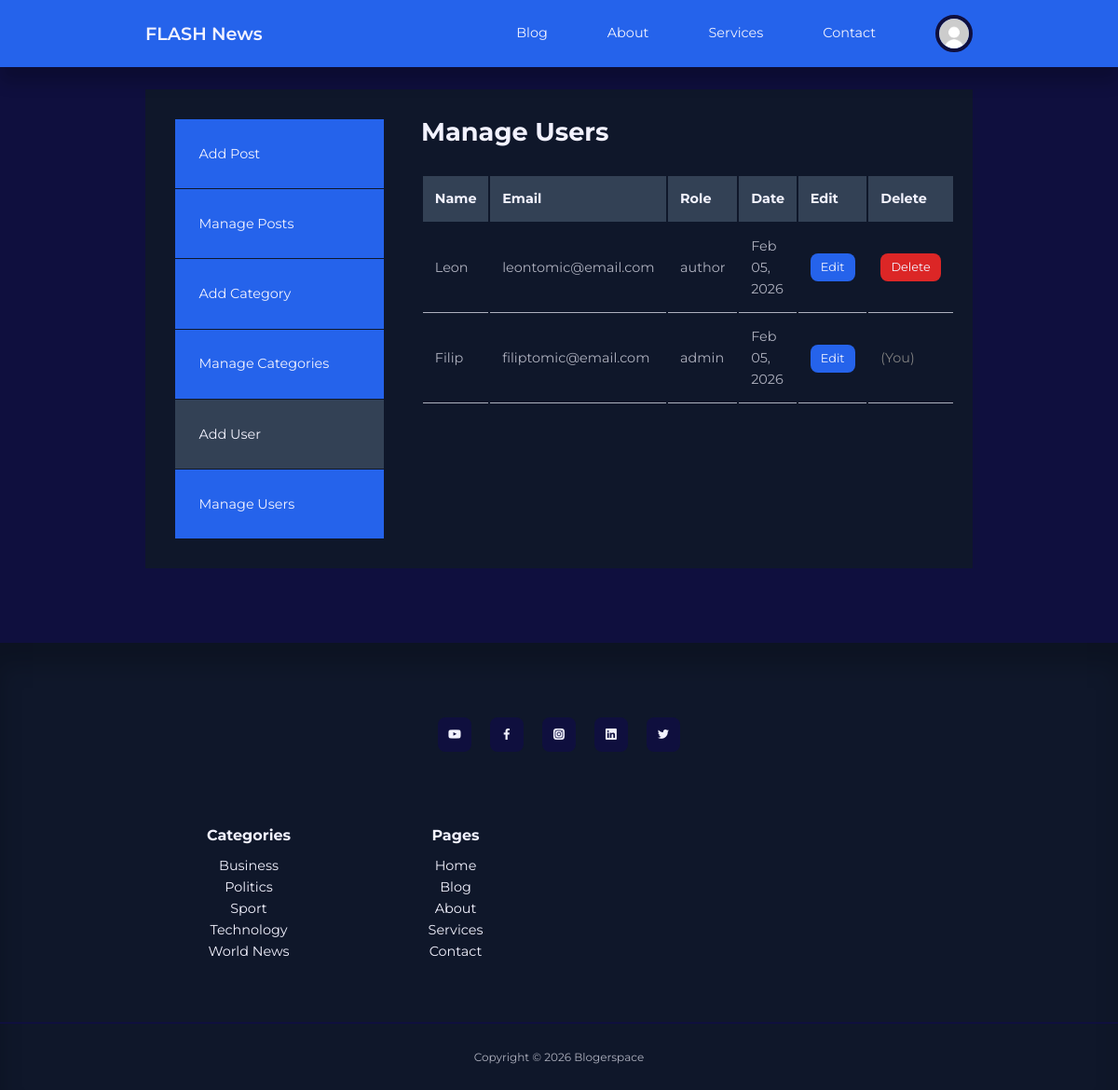
Page /admin/manage-users.php (signed in) on the committed database.
### tables this page shows
CREATE TABLE `users` (
  `id` int(11) NOT NULL,
  `name` varchar(100) NOT NULL,
  `email` varchar(190) NOT NULL,
  `password_hash` varchar(255) NOT NULL,
  `role` enum('admin','author') NOT NULL DEFAULT 'author',
  `bio` text DEFAULT NULL,
  `created_at` timestamp NOT NULL DEFAULT current_timestamp()
);

CREATE TABLE `categories` (
  `id` int(11) NOT NULL,
  `name` varchar(80) NOT NULL,
  `slug` varchar(120) NOT NULL,
  `created_at` timestamp NOT NULL DEFAULT current_timestamp()
);

### includes/functions.php (called while the page is built, shortened)
<?php
function e(string $s): string {
  return htmlspecialchars($s, ENT_QUOTES, 'UTF-8');
}

### admin/manage-users.php (the view, shortened to what this page needs)
<?php
require __DIR__ . "/../includes/db.php";
require __DIR__ . "/../includes/functions.php";
require __DIR__ . "/../includes/header.php";
$users = $pdo->query("SELECT id, name, email, role, created_at FROM users ORDER BY created_at DESC")->fetchAll();
?>
<section class="dashboard">
    <div class="container dashboard__container">
        <aside>
            <ul>
                <li><a href="add-post.php">Add Post</a></li>
                <li><a href="dashboard.php">Manage Posts</a></li>
                <li><a href="add-category.php">Add Category</a></li>
                <li><a href="manage-categories.php">Manage Categories</a></li>
                <li><a href="add-user.php" class="active">Add User</a></li>
                <li><a href="manage-users.php">Manage Users</a></li>
            </ul>
        </aside>
        <main>
            <h2>Manage Users</h2>
            <table>
                <thead>
                    <tr>
                        <th>Name</th>
                        <th>Email</th>
                        <th>Role</th>
                        <th>Date</th>
                        <th>Edit</th>
                        <th>Delete</th>
                    </tr>
                </thead>
                <tbody>
                    <?php foreach ($users as $user): ?>
                        <tr>
                            <td><?= e($user['name']) ?></td>
                            <td><?= e($user['email']) ?></td>
                            <td><?= e($user['role']) ?></td>
                            <td><?= date("M d, Y", strtotime($user['created_at'])) ?></td>
                            <td>
                                <a href="edit-user.php?id=<?= $user['id'] ?>" class="btn sm">Edit</a>
                            </td>
                            <td>
                                <?php if ($_SESSION['user']['id'] != $user['id']): ?>
                                    <a href="delete-user.php?id=<?= $user['id'] ?>" class="btn sm danger">Delete</a>
                                <?php else: ?>
                                    <span style="color: gray;">(You)</span>
                                <?php endif; ?>
                            </td>
                        </tr>
                    <?php endforeach; ?>
                </tbody>
            </table>
        </main>
    </div>
</section>
<?php require __DIR__ . "/../includes/footer.php"; ?>

### includes/footer.php
<?php
require_once __DIR__ . "/db.php";
$stmt = $pdo->query("SELECT name, slug FROM categories ORDER BY name ASC");
$footer_categories = $stmt->fetchAll();
$footer_pages = [
    ["label" => "Home",     "href" => "/blog/index.php"],
    ["label" => "Blog",     "href" => "/blog/blog.php"],
    ["label" => "About",    "href" => "/blog/about.php"],
    ["label" => "Services", "href" => "/blog/services.php"],
    ["label" => "Contact",  "href" => "/blog/contact.php"],
];
?>
<footer>
    <div class="footer__socials">
        <a href="https://youtube.com/" target="_blank"><i class="uil uil-youtube"></i></a>
        <a href="https://facebook.com/" target="_blank"><i class="uil uil-facebook-f"></i></a>
        <a href="https://instagram.com/" target="_blank"><i class="uil uil-instagram-alt"></i></a>
        <a href="https://linkedin.com/" target="_blank"><i class="uil uil-linkedin"></i></a>
        <a href="https://twitter.com/" target="_blank"><i class="uil uil-twitter"></i></a>
    </div>
    <div class="container footer__container">
        <article>
            <h4>Categories</h4>
            <ul>
                <?php if (!empty($footer_categories)): ?>
                    <?php foreach ($footer_categories as $cat): ?>
                        <li>
                            <a href="/blog/category-posts.php?slug=<?= e($cat['slug']) ?>">
                                <?= e($cat['name']) ?>
                            </a>
                        </li>
                    <?php endforeach; ?>
                <?php else: ?>
                    <li><a href="/blog/blog.php">No categories yet</a></li>
                <?php endif; ?>
            </ul>
        </article>
        <article>
            <h4>Pages</h4>
            <ul>
                <?php foreach ($footer_pages as $p): ?>
                    <li><a href="<?= e($p['href']) ?>"><?= e($p['label']) ?></a></li>
                <?php endforeach; ?>
            </ul>
        </article>
    </div>
    <div class="footer__copyright">
        <small>Copyright &copy; <?= date("Y") ?> Blogerspace</small>
    </div>
</footer>

### style.css (style rules this page uses)
:root { --color-primary: #2563eb; --color-primary-light: hsl(221, 83%, 53%, 15%); --color-primary-variant: #1e40af; --color-red: #dc2626; --color-red-light: hsl(0, 84%, 60%, 15%); --color-green: #16a34a; --color-green-light: hsl(142, 71%, 45%, 15%); --color-gray-900: #0f172a; --color-gray-700: #334155; --color-gray-300: rgba(242, 242, 254, 0.3); --color-gray-200: rgba(242, 242, 254, 0.7); --color-white: #f2f2fe; --color-bg: #0f0f3e; --tranistion: all 300ms ease; --container-width-lg: 74%; --container-width-md: 88%; --form-width: 40%; --card-border-radius-1: 0.3rem; --card-border-radius-2: 0.5rem; --card-border-radius-3: 0.8rem; --card-border-radius-4: 2rem; --card-border-radius-5: 5rem; }
* { margin: 0; padding: 0; outline: 0; border: 0; appearance: 0; list-style: none; text-decoration: none; box-sizing: border-box; }
body { font-family: "Montserrat", sans-serif; line-height: 1.6; color: var(--color-gray-200); overflow-x: hidden; background: var(--color-bg); font-size: 0.9rem; }
.container { width: var(--container-width-lg); max-width: 1800px; margin-inline: auto; }
section { margin-top: 7rem; width: 100%; }
h1, h2, h3, h4, h5 { color: var(--color-white); line-height: 1.3; }
h2 { font-size: 1.7rem; margin: 1rem 0; }
h4 { font-size: 1rem; }
a { color: var(--color-white); transition: var(--tranistion); }
footer { background: var(--color-gray-900); padding: 5rem 0 0; box-shadow: inset 0 1.5rem 1.5rem rgba(0, 0, 0, 0.2); }
.footer__socials { margin-inline: auto; width: fit-content; display: flex; justify-content: space-between; align-items: center; gap: 1.2rem; margin-bottom: 5rem; }
.footer__socials a { background: var(--color-bg); border-radius: var(--card-border-radius-2); width: 2.3rem; height: 2.3rem; display: flex; align-items: center; justify-content: center; }
.footer__container { display: grid; grid-template-columns: repeat(4, 1fr); text-align: center; justify-items: center; align-items: start; }
footer h4 { color: var(--color-white); margin-bottom: 0.6rem; }
footer ul li { text-align: center; }
footer ul { padding: 0; }
.footer__copyright { text-align: center; padding: 1.5rem 0; margin-top: 4rem; border-top: 2px solid var(--color-bg); }
.btn { display: inline-block; width: fit-content; padding: 0.6rem 1.2rem; background: var(--color-primary); border-radius: var(--card-border-radius-2); cursor: pointer; transition: var(--tranistion); color: var(--color-white); }
.btn.sm { padding: 0.3rem 0.7rem; font-size: 0.8rem; }
.btn.danger { background: var(--color-red); }
.dashboard { margin-top: 6rem; }
.dashboard__container { display: grid; grid-template-columns: 14rem auto; gap: 1rem; background: var(--color-gray-900); padding: 2rem; margin-bottom: 5rem; }
.dashboard aside a { background: var(--color-primary); display: flex; gap: 1rem; align-items: center; padding: 1.6rem; }
.dashboard aside ul li:not(:last-child) a { border-bottom: 1px solid var(--color-gray-900); }
.dashboard aside a.active { background: var(--color-gray-700); }
.dashboard main { margin-left: 1.5rem; }
.dashboard main h2 { margin: 0 0 2rem 0; line-height: 1; }
.dashboard main table { width: 100%; text-align: left; }
.dashboard main table th { background: var(--color-gray-700); padding: 0.8rem; color: var(--color-white); }
.dashboard main table td { padding: 0.8rem; border-bottom: 1px solid var(--color-gray-200); }
.dashboard main table td:nth-child(2) { text-align: left; }
.dashboard main table td:nth-child(3) { text-align: left; }
.dashboard main table td:nth-child(4) { text-align: left; }
.dashboard main table td:nth-child(5) { text-align: left; }
.dashboard main table td:nth-child(6) { text-align: left; }

### rows in the picture
users: name "Leon", email "leontomic@email.com", role "author", created_at "Feb 05, 2026"
users: name "Filip", email "filiptomic@email.com", role "admin", created_at "Feb 05, 2026", shows "(You)"
categories: name "Business"
categories: name "Politics"
categories: name "Sport"
categories: name "Technology"
categories: name "World News"

### other values in the picture
$p['label'] "Home"
$p['label'] "Blog"
$p['label'] "About"
$p['label'] "Services"
$p['label'] "Contact"
